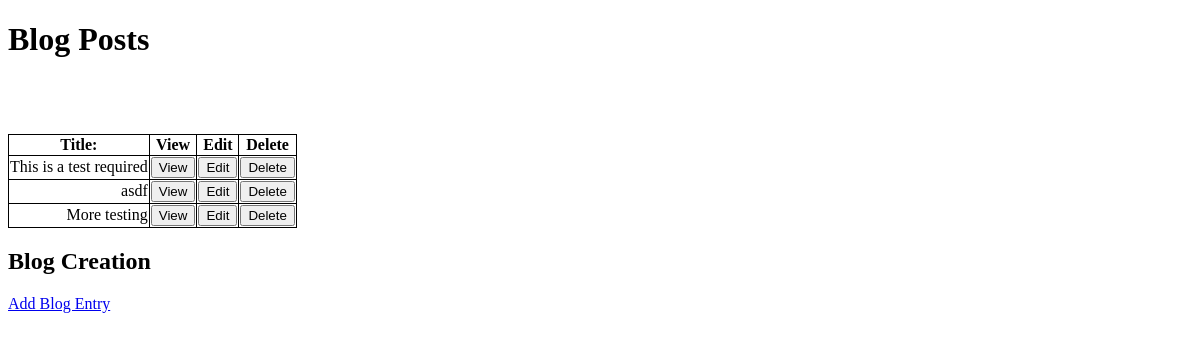
Page /dashboard (signed in) on the earlier database version.
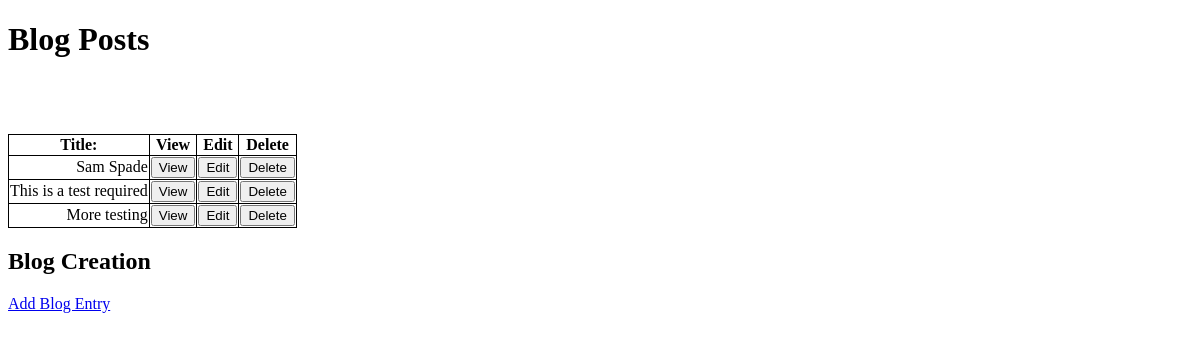
Same page on the later database version.
### tables this page shows
CREATE TABLE posts (
  post_id INTEGER PRIMARY KEY AUTOINCREMENT,
  title TEXT NOT NULL,
  pub_date TIMESTAMP NOT NULL DEFAULT CURRENT_TIMESTAMP,
  content TEXT NOT NULL
);

### app.py (the view)
@app.route('/dashboard', methods=["POST", "GET"])
def dashboard():
    if not session.get('username'):
        return (redirect(url_for("login")))
    '''Part III Dashboard: View students and quizzes in the class'''
    db = get_db()
    blog_posts = g.db.execute("SELECT posts.title, posts.pub_date, posts.content, authors.author_name, posts.post_id FROM created "
                               "INNER JOIN posts on created.post_id == posts.post_id "
                               "INNER JOIN authors on created.author_id == authors.author_id "
                              "ORDER BY posts.pub_date DESC").fetchall()
    return render_template('dashboard.html', blogs=blog_posts)

### app.py (called while the page is built)
def get_db():
    if "db" not in g:
        g.db = sqlite3.connect(DATABASE)
        g.db.row_factory = sqlite3.Row
    return g.db

### templates/dashboard.html (shortened to what this page needs)
<!DOCTYPE html>
<html lang="en">
<head>
</head>
<body>
<H1>Blog Posts</H1>
<table>
<tr>
    <th>Title:</th>
    <th>View</th>
    <th>Edit</th>
    <th>Delete</th>
</tr>
{% for posts in blogs %}
<tr>
    <td>{{posts[0]}}</td>
    <td><button onclick="document.location='/{{posts[4]}}'">View</button></td>
    <td><button onclick="document.location='edit/{{posts[4]}}'">Edit</button></td>
    <td><button onclick="document.location='delete/{{posts[4]}}'">Delete</button></td>
</tr>
{% endfor %}
</table>
<H2>Blog Creation</H2>
<a href="{{ url_for('create_blog') }}">Add Blog Entry</a>
</body>
</html>

Differences in the rows shown:
removed posts: title "asdf"
added posts: title "Sam Spade"
